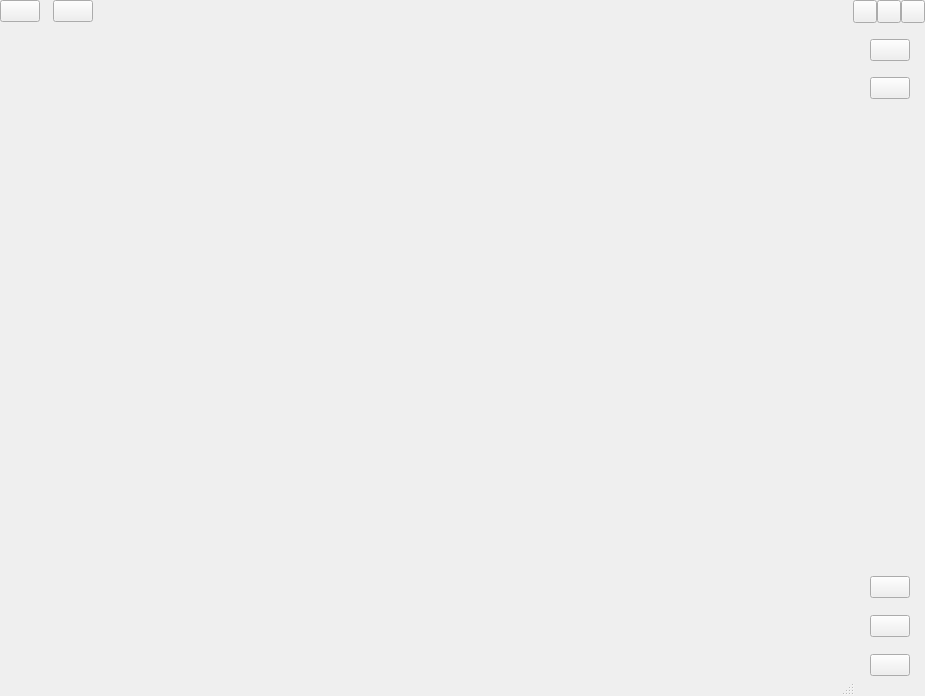
<?xml version="1.0" encoding="UTF-8"?>
<ui version="4.0">
 <class>PLSMainView</class>
 <widget class="QFrame" name="PLSMainView">
  <property name="geometry">
   <rect>
    <x>0</x>
    <y>0</y>
    <width>925</width>
    <height>696</height>
   </rect>
  </property>
  <property name="windowTitle">
   <string>SPECTRUM Live Studio</string>
  </property>
  <layout class="QVBoxLayout" name="verticalLayout_4">
   <property name="spacing">
    <number>0</number>
   </property>
   <property name="leftMargin">
    <number>0</number>
   </property>
   <property name="topMargin">
    <number>0</number>
   </property>
   <property name="rightMargin">
    <number>0</number>
   </property>
   <property name="bottomMargin">
    <number>0</number>
   </property>
   <item>
    <widget class="PLSTransparentForMouseEventsFrame" name="plsMainViewBorderFrame">
     <property name="frameShape">
      <enum>QFrame::NoFrame</enum>
     </property>
     <property name="frameShadow">
      <enum>QFrame::Raised</enum>
     </property>
     <layout class="QVBoxLayout" name="mainLayout" stretch="0,0,1">
      <property name="spacing">
       <number>0</number>
      </property>
      <property name="leftMargin">
       <number>0</number>
      </property>
      <property name="topMargin">
       <number>0</number>
      </property>
      <property name="rightMargin">
       <number>0</number>
      </property>
      <property name="bottomMargin">
       <number>0</number>
      </property>
      <item>
       <widget class="PLSTransparentForMouseEventsFrame" name="titleBar">
        <property name="frameShape">
         <enum>QFrame::NoFrame</enum>
        </property>
        <property name="frameShadow">
         <enum>QFrame::Raised</enum>
        </property>
        <property name="excludeSpecChildren" stdset="0">
         <stringlist notr="true">
          <string>min</string>
          <string>maxres</string>
          <string>close</string>
          <string>menu</string>
          <string>logo_update</string>
         </stringlist>
        </property>
        <layout class="QHBoxLayout" name="titleBarLayout">
         <property name="spacing">
          <number>0</number>
         </property>
         <property name="leftMargin">
          <number>0</number>
         </property>
         <property name="topMargin">
          <number>0</number>
         </property>
         <property name="rightMargin">
          <number>0</number>
         </property>
         <property name="bottomMargin">
          <number>0</number>
         </property>
         <item>
          <widget class="QPushButton" name="menu">
           <property name="cursor">
            <cursorShape>ArrowCursor</cursorShape>
           </property>
           <property name="text">
            <string notr="true"/>
           </property>
           <property name="ui-step.controls" stdset="0">
            <string notr="true">Main Frame Title Bar's Main Menu Button</string>
           </property>
          </widget>
         </item>
         <item>
          <spacer name="horizontalSpacer_2">
           <property name="orientation">
            <enum>Qt::Horizontal</enum>
           </property>
           <property name="sizeType">
            <enum>QSizePolicy::Fixed</enum>
           </property>
           <property name="sizeHint" stdset="0">
            <size>
             <width>13</width>
             <height>20</height>
            </size>
           </property>
          </spacer>
         </item>
         <item>
          <widget class="PLSLogo" name="logo_update">
           <property name="text">
            <string/>
           </property>
          </widget>
         </item>
         <item>
          <widget class="PLSTransparentForMouseEventsLabel" name="devLabel">
           <property name="text">
            <string/>
           </property>
           <property name="excludeChildren" stdset="0">
            <string notr="true">All</string>
           </property>
          </widget>
         </item>
         <item>
          <spacer name="horizontalSpacer">
           <property name="orientation">
            <enum>Qt::Horizontal</enum>
           </property>
           <property name="sizeHint" stdset="0">
            <size>
             <width>40</width>
             <height>20</height>
            </size>
           </property>
          </spacer>
         </item>
         <item>
          <layout class="QHBoxLayout" name="titleButtonLayout">
           <property name="spacing">
            <number>0</number>
           </property>
           <item>
            <widget class="QToolButton" name="min">
             <property name="cursor">
              <cursorShape>ArrowCursor</cursorShape>
             </property>
             <property name="text">
              <string notr="true"/>
             </property>
             <property name="ui-step.controls" stdset="0">
              <string notr="true">Main Frame Title Bar's Minimized Button</string>
             </property>
            </widget>
           </item>
           <item>
            <widget class="QToolButton" name="maxres">
             <property name="cursor">
              <cursorShape>ArrowCursor</cursorShape>
             </property>
             <property name="text">
              <string notr="true"/>
             </property>
             <property name="ui-step.controls" stdset="0">
              <string notr="true">Main Frame Title Bar's Maximized Button</string>
             </property>
            </widget>
           </item>
           <item>
            <widget class="QToolButton" name="close">
             <property name="cursor">
              <cursorShape>ArrowCursor</cursorShape>
             </property>
             <property name="text">
              <string notr="true"/>
             </property>
             <property name="ui-step.controls" stdset="0">
              <string notr="true">Main Frame Title Bar's Close Button</string>
             </property>
            </widget>
           </item>
          </layout>
         </item>
        </layout>
       </widget>
      </item>
      <item>
       <widget class="QWidget" name="hline" native="true"/>
      </item>
      <item>
       <widget class="PLSTransparentForMouseEventsFrame" name="body">
        <property name="frameShape">
         <enum>QFrame::NoFrame</enum>
        </property>
        <property name="frameShadow">
         <enum>QFrame::Raised</enum>
        </property>
        <layout class="QHBoxLayout" name="horizontalLayout_2" stretch="1,0">
         <property name="spacing">
          <number>0</number>
         </property>
         <property name="leftMargin">
          <number>0</number>
         </property>
         <property name="topMargin">
          <number>0</number>
         </property>
         <property name="rightMargin">
          <number>0</number>
         </property>
         <property name="bottomMargin">
          <number>0</number>
         </property>
         <item>
          <layout class="QVBoxLayout" name="verticalLayout_3" stretch="0,1,0">
           <property name="spacing">
            <number>0</number>
           </property>
           <item>
            <widget class="QFrame" name="channelsArea">
             <property name="frameShape">
              <enum>QFrame::NoFrame</enum>
             </property>
             <property name="frameShadow">
              <enum>QFrame::Raised</enum>
             </property>
            </widget>
           </item>
           <item>
            <widget class="PLSTransparentForMouseEventsFrame" name="content">
             <property name="frameShape">
              <enum>QFrame::NoFrame</enum>
             </property>
             <property name="frameShadow">
              <enum>QFrame::Raised</enum>
             </property>
            </widget>
           </item>
           <item>
            <widget class="PLSBasicStatusBar" name="bottomArea"/>
           </item>
          </layout>
         </item>
         <item>
          <widget class="PLSTransparentForMouseEventsFrame" name="rightArea">
           <property name="frameShape">
            <enum>QFrame::NoFrame</enum>
           </property>
           <property name="frameShadow">
            <enum>QFrame::Plain</enum>
           </property>
           <layout class="QVBoxLayout" name="verticalLayout" stretch="0,0,0,0,0,0,0,0,0,0,0,0,0,0,0,0,0">
            <property name="spacing">
             <number>0</number>
            </property>
            <property name="leftMargin">
             <number>1</number>
            </property>
            <property name="topMargin">
             <number>0</number>
            </property>
            <property name="rightMargin">
             <number>1</number>
            </property>
            <property name="bottomMargin">
             <number>0</number>
            </property>
            <item>
             <spacer name="verticalSpacer_2">
              <property name="orientation">
               <enum>Qt::Vertical</enum>
              </property>
              <property name="sizeType">
               <enum>QSizePolicy::Fixed</enum>
              </property>
              <property name="sizeHint" stdset="0">
               <size>
                <width>20</width>
                <height>16</height>
               </size>
              </property>
             </spacer>
            </item>
            <item alignment="Qt::AlignHCenter">
             <widget class="QPushButton" name="user">
              <property name="cursor">
               <cursorShape>ArrowCursor</cursorShape>
              </property>
              <property name="text">
               <string notr="true"/>
              </property>
              <property name="iconSize">
               <size>
                <width>34</width>
                <height>34</height>
               </size>
              </property>
              <property name="useFor" stdset="0">
               <string notr="true">QToolButton</string>
              </property>
             </widget>
            </item>
            <item>
             <spacer name="verticalSpacer_3">
              <property name="orientation">
               <enum>Qt::Vertical</enum>
              </property>
              <property name="sizeType">
               <enum>QSizePolicy::Fixed</enum>
              </property>
              <property name="sizeHint" stdset="0">
               <size>
                <width>20</width>
                <height>16</height>
               </size>
              </property>
             </spacer>
            </item>
            <item alignment="Qt::AlignHCenter">
             <widget class="QPushButton" name="studioMode">
              <property name="cursor">
               <cursorShape>ArrowCursor</cursorShape>
              </property>
              <property name="toolTip">
               <string>main.rightbar.studiomode.tooltip</string>
              </property>
              <property name="text">
               <string/>
              </property>
              <property name="checkable">
               <bool>true</bool>
              </property>
              <property name="useFor" stdset="0">
               <string notr="true">QToolButton</string>
              </property>
             </widget>
            </item>
            <item>
             <spacer name="verticalSpacer_7">
              <property name="orientation">
               <enum>Qt::Vertical</enum>
              </property>
              <property name="sizeType">
               <enum>QSizePolicy::Fixed</enum>
              </property>
              <property name="sizeHint" stdset="0">
               <size>
                <width>20</width>
                <height>18</height>
               </size>
              </property>
             </spacer>
            </item>
            <item>
             <layout class="QVBoxLayout" name="verticalLayout_fixed">
              <property name="spacing">
               <number>12</number>
              </property>
             </layout>
            </item>
            <item>
             <widget class="VScrollArea" name="scrollArea">
              <property name="sizePolicy">
               <sizepolicy hsizetype="Preferred" vsizetype="Expanding">
                <horstretch>0</horstretch>
                <verstretch>0</verstretch>
               </sizepolicy>
              </property>
              <property name="frameShape">
               <enum>QFrame::NoFrame</enum>
              </property>
              <property name="widgetResizable">
               <bool>true</bool>
              </property>
              <widget class="QWidget" name="side_bar_menus">
               <property name="geometry">
                <rect>
                 <x>0</x>
                 <y>0</y>
                 <width>68</width>
                 <height>364</height>
                </rect>
               </property>
               <property name="sizePolicy">
                <sizepolicy hsizetype="Preferred" vsizetype="Expanding">
                 <horstretch>0</horstretch>
                 <verstretch>0</verstretch>
                </sizepolicy>
               </property>
               <layout class="QVBoxLayout" name="verticalLayout_side_bar">
                <property name="spacing">
                 <number>20</number>
                </property>
                <property name="leftMargin">
                 <number>0</number>
                </property>
                <property name="topMargin">
                 <number>20</number>
                </property>
                <property name="rightMargin">
                 <number>0</number>
                </property>
                <property name="bottomMargin">
                 <number>20</number>
                </property>
               </layout>
              </widget>
             </widget>
            </item>
            <item alignment="Qt::AlignHCenter">
             <widget class="QLabel" name="label_separator_bottom">
              <property name="text">
               <string/>
              </property>
             </widget>
            </item>
            <item>
             <widget class="QLabel" name="label_space">
              <property name="text">
               <string/>
              </property>
             </widget>
            </item>
            <item alignment="Qt::AlignHCenter">
             <widget class="QPushButton" name="discordBtn">
              <property name="sizePolicy">
               <sizepolicy hsizetype="Minimum" vsizetype="Fixed">
                <horstretch>0</horstretch>
                <verstretch>0</verstretch>
               </sizepolicy>
              </property>
              <property name="toolTip">
               <string>SPECTRUM Discord</string>
              </property>
              <property name="text">
               <string/>
              </property>
              <property name="checkable">
               <bool>false</bool>
              </property>
              <property name="autoDefault">
               <bool>false</bool>
              </property>
              <property name="default">
               <bool>false</bool>
              </property>
              <property name="flat">
               <bool>true</bool>
              </property>
             </widget>
            </item>
            <item>
             <spacer name="verticalSpacer">
              <property name="orientation">
               <enum>Qt::Vertical</enum>
              </property>
              <property name="sizeType">
               <enum>QSizePolicy::Fixed</enum>
              </property>
              <property name="sizeHint" stdset="0">
               <size>
                <width>20</width>
                <height>17</height>
               </size>
              </property>
             </spacer>
            </item>
            <item alignment="Qt::AlignHCenter|Qt::AlignBottom">
             <widget class="QPushButton" name="ResolutionBtn">
              <property name="sizePolicy">
               <sizepolicy hsizetype="Fixed" vsizetype="Fixed">
                <horstretch>0</horstretch>
                <verstretch>0</verstretch>
               </sizepolicy>
              </property>
              <property name="text">
               <string/>
              </property>
              <property name="checkable">
               <bool>true</bool>
              </property>
             </widget>
            </item>
            <item>
             <spacer name="verticalSpacer_4">
              <property name="orientation">
               <enum>Qt::Vertical</enum>
              </property>
              <property name="sizeType">
               <enum>QSizePolicy::Fixed</enum>
              </property>
              <property name="sizeHint" stdset="0">
               <size>
                <width>20</width>
                <height>17</height>
               </size>
              </property>
             </spacer>
            </item>
            <item alignment="Qt::AlignHCenter|Qt::AlignBottom">
             <widget class="QPushButton" name="help">
              <property name="cursor">
               <cursorShape>ArrowCursor</cursorShape>
              </property>
              <property name="text">
               <string/>
              </property>
              <property name="checkable">
               <bool>true</bool>
              </property>
              <property name="useFor" stdset="0">
               <string notr="true">QToolButton</string>
              </property>
             </widget>
            </item>
            <item>
             <spacer name="verticalSpacer_6">
              <property name="orientation">
               <enum>Qt::Vertical</enum>
              </property>
              <property name="sizeType">
               <enum>QSizePolicy::Fixed</enum>
              </property>
              <property name="sizeHint" stdset="0">
               <size>
                <width>20</width>
                <height>17</height>
               </size>
              </property>
             </spacer>
            </item>
            <item alignment="Qt::AlignHCenter|Qt::AlignBottom">
             <widget class="QPushButton" name="settings">
              <property name="cursor">
               <cursorShape>ArrowCursor</cursorShape>
              </property>
              <property name="text">
               <string/>
              </property>
              <property name="checkable">
               <bool>true</bool>
              </property>
              <property name="useFor" stdset="0">
               <string notr="true">QToolButton</string>
              </property>
             </widget>
            </item>
            <item>
             <spacer name="verticalSpacer_5">
              <property name="orientation">
               <enum>Qt::Vertical</enum>
              </property>
              <property name="sizeType">
               <enum>QSizePolicy::Fixed</enum>
              </property>
              <property name="sizeHint" stdset="0">
               <size>
                <width>20</width>
                <height>20</height>
               </size>
              </property>
             </spacer>
            </item>
           </layout>
          </widget>
         </item>
        </layout>
       </widget>
      </item>
     </layout>
    </widget>
   </item>
  </layout>
 </widget>
 <customwidgets>
  <customwidget>
   <class>PLSTransparentForMouseEventsFrame</class>
   <extends>QFrame</extends>
   <header>PLSTransparentForMouseEvents.h</header>
   <container>1</container>
  </customwidget>
  <customwidget>
   <class>PLSTransparentForMouseEventsLabel</class>
   <extends>QLabel</extends>
   <header>PLSTransparentForMouseEvents.h</header>
  </customwidget>
  <customwidget>
   <class>PLSBasicStatusBar</class>
   <extends>QStatusBar</extends>
   <header>PLSBasicStatusBar.hpp</header>
   <container>1</container>
  </customwidget>
  <customwidget>
   <class>PLSLogo</class>
   <extends>QPushButton</extends>
   <header>PLSLogo.h</header>
  </customwidget>
  <customwidget>
   <class>VScrollArea</class>
   <extends>QScrollArea</extends>
   <header>vertical-scroll-area.hpp</header>
   <container>1</container>
  </customwidget>
 </customwidgets>
 <resources/>
 <connections/>
 <slots>
  <slot>on_beauty_clicked()</slot>
 </slots>
</ui>
